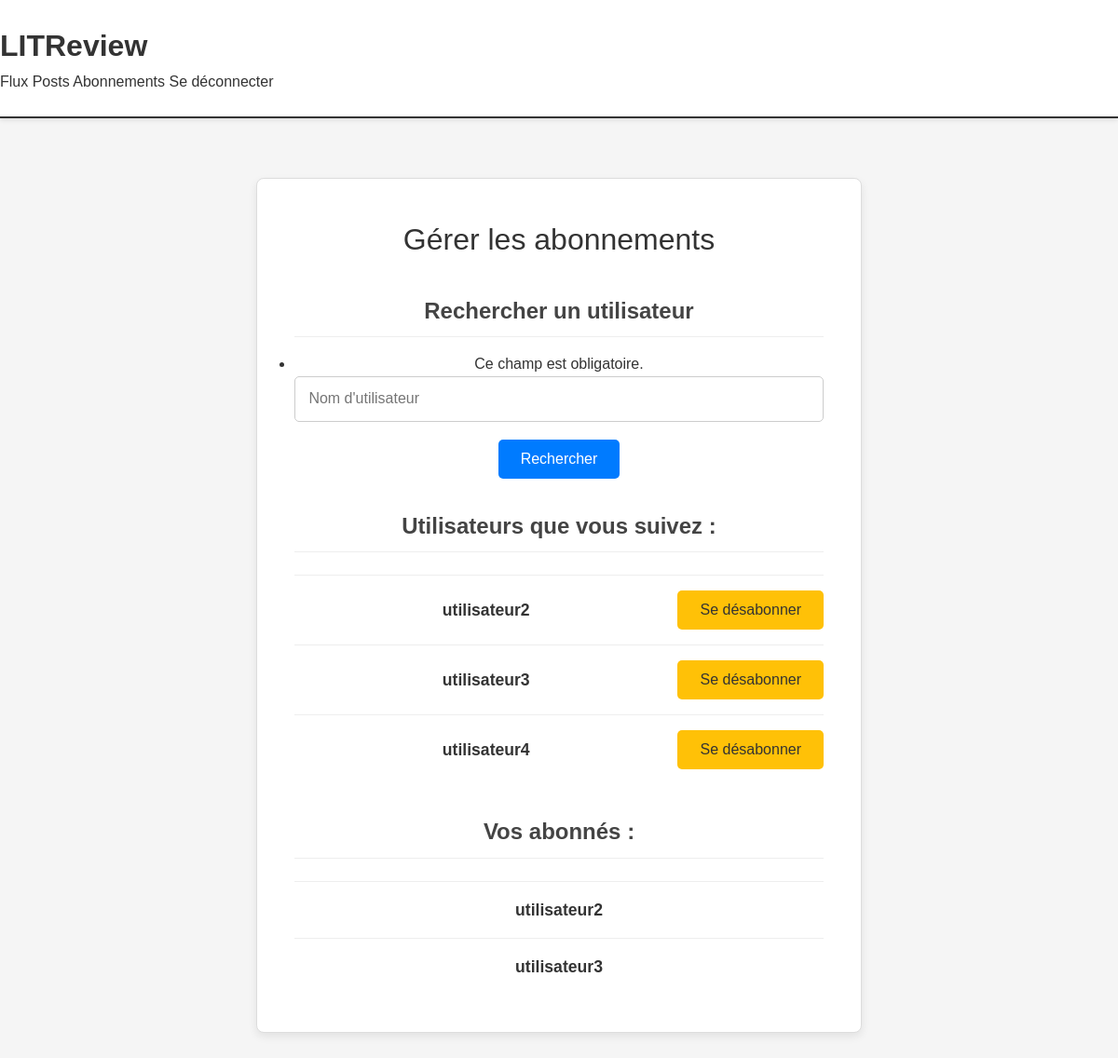
Page /manage-users/ (signed in) on the committed database.
### authentication/models.py (models this page shows, shortened)
class User(AbstractUser):
    first_name = models.CharField(blank=True)
    last_name = models.CharField(blank=True)
    email = models.EmailField(blank=True)

### book_reviews/views.py (the view, shortened to what this page needs)
# urls.py: path("manage-users/", book_reviews.views.search_user, name="manage_users"),
@login_required
def search_user(request):
    form = SearchUserForm(request.GET)
    searched = False
    found_user = User.objects.none()
    user_following_objects = [user_following.followed_user for user_following in request.user.following.all()]
    user_follower_objects = [user_follower.user for user_follower in request.user.followed_by.all()]
    context = {
        "form": form,
        "found_user": found_user,
        "searched": searched,
        "user_following_objects": user_following_objects,
        "user_follower_objects": user_follower_objects,
        "specific_message": True,
    }
    return render(request, "book_reviews/follow.html", context)

### book_reviews/forms.py
class SearchUserForm(forms.Form):
    user_searched = forms.CharField(
        label="",
        min_length=3,
        required=True,
        widget=forms.TextInput(attrs={"placeholder": "Nom d'utilisateur"})
        )

### book_reviews/templates/book_reviews/follow.html (shortened to what this page needs)
{% extends 'base.html' %}
{% block content %}
    <div class="form-container search-user-container">
        <h1>Gérer les abonnements</h1>
        <h2>Rechercher un utilisateur</h2>
        <form method="get" action="{% url 'manage_users' %}" class="search-form">
            {{ form.as_p }}
            <div class="form-actions">
                <button type="submit" class="btn-submit">Rechercher</button>
            </div>
        </form>
        <h2>Utilisateurs que vous suivez :</h2>
        {% if user_following_objects %}
            <ul class="user-list">
                {% for user_followed in user_following_objects %}
                    <li class="user-item">
                        <span>{{ user_followed.username }}</span>
                        <form method="post" action="{% url 'follow_action' %}" class="follow-form">
                            <button type="submit" name="action" value="unfollow" class="btn-unfollow">Se désabonner</button>
                        </form>
                    </li>
                {% endfor %}
            </ul>
        {% else %}
            <p class="no-results">Vous ne suivez aucun utilisateur pour le moment.</p>
        {% endif %}
        <h2>Vos abonnés :</h2>
        {% if user_follower_objects %}
            <ul class="user-list">
                {% for user_follower in user_follower_objects %}
                    <li class="user-item">
                        <span>{{ user_follower.username }}</span>
                    </li>
                {% endfor %}
            </ul>
        {% else %}
            <p class="no-results">Personne ne vous suit pour le moment.</p>
        {% endif %}
    </div>
{% endblock content %}

### static/css/style.css (style rules this page uses)
* { margin: 0; padding: 0; box-sizing: border-box; }
body { font-family: 'Arial', sans-serif; background-color: #f5f5f5; min-height: 100vh; color: #333; line-height: 1.6; }
.btn, .btn-submit, .btn-update, .btn-delete, .btn-cancel, .btn-follow, .btn-unfollow { padding: 0.75rem 1.5rem; border: 1px solid #333; background-color: white; color: #333; text-decoration: none; border-radius: 5px; font-size: 1rem; transition: all 0.3s ease; display: inline-block; text-align: center; cursor: pointer; white-space: nowrap; }
.btn-submit { background-color: #007bff; color: white; border: none; }
.btn-unfollow { background-color: #ffc107; color: #333; border: none; }
.form-container, .main-container.auth-page, .signup-container { max-width: 650px; margin: 3rem auto; padding: 2.5rem; background-color: #fff; border: 1px solid #ddd; border-radius: 8px; box-shadow: 0 4px 10px rgba(0,0,0,0.08); text-align: center; }
.form-container h1, .signup-container h2 { font-size: 2rem; color: #333; text-align: center; margin-bottom: 2rem; font-weight: normal; }
.form-container h2, .search-results-title { font-size: 1.5rem; color: #444; margin-top: 2rem; margin-bottom: 1rem; border-bottom: 1px solid #eee; padding-bottom: 0.5rem; }
.form-container p, .login-section form p, .signup-form form p { margin-bottom: 1.2rem; }
.form-container input[type="text"], .form-container textarea, .form-container input[type="number"], .form-container select, .login-section form input[type="text"], .login-section form input[type="password"], .signup-form form input[type="text"], .signup-form form input[type="password"] { width: 100%; padding: 0.9rem; border: 1px solid #ccc; border-radius: 5px; font-size: 1rem; color: #333; box-sizing: border-box; transition: border-color 0.2s ease, box-shadow 0.2s ease; }
.form-actions { display: flex; justify-content: flex-end; margin-top: 2rem; gap: 15px; }
.user-list { list-style: none; padding: 0; margin-top: 1.5rem; border-top: 1px solid #eee; }
.user-item { display: flex; justify-content: space-between; align-items: center; padding: 1rem 0; border-bottom: 1px solid #eee; font-size: 1.1rem; color: #333; }
.user-item:last-child { border-bottom: none; }
.user-item span { font-weight: bold; flex-grow: 1; }
.search-form .form-actions { margin-top: 1rem; justify-content: center; }

### rows in the picture
User: username "utilisateur2"
User: username "utilisateur3"
User: username "utilisateur4"
